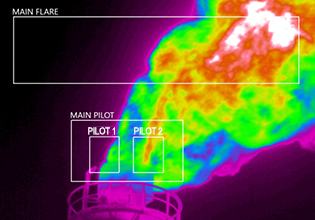
#> input picture fire_flare_image.png, 315 x 220 px, found by its file name
$ python Fire_flare_part1.py
#> lines starting #> are read from the running program, lines starting #| are printed output that depends on the picture; after the words box and inside, x2 and y2 are one past the last pixel; in counts of white or black regions, pixels touching at a corner belong together; long printed decimals are rounded
#===========================OTSU Automated Threshold==============================
import cv2
import numpy as np
import matplotlib.pyplot as plt
image_read = plt.imread("PROJECT-Fire_flare_Burning_Efficiency/fire_flare_image.png")
#> image_read is the input picture: shape (220, 315, 3) float32; mean R, G, B 0.365, 0.322, 0.238
image_read1 = image_read*255
heat_map = np.mean(image_read1,axis =2)
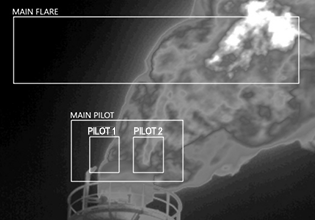
#> heat_map: shape (220, 315) float32; min 0, max 255, mean 78.7
heat_map_unit8 = heat_map.astype(np.uint8)
otsu_threshold,fire_mask = cv2.threshold(heat_map_unit8,0,255,cv2.THRESH_BINARY+cv2.THRESH_OTSU)
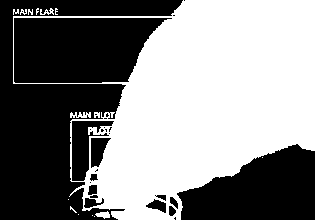
#> fire_mask: shape (220, 315); 52.1% white; 30 black regions (17 under 20 px), largest, box (x1, y1, x2, y2) and area: (0, 0, 183, 220) 15380, (14, 18, 172, 83) 8387, (177, 144, 315, 220) 7255
#> otsu_threshold = 76
fire_size = np.sum(fire_mask>0)
#> fire_size = 36137
total_pixel = heat_map.size
#> total_pixel = 69300
coverage_area = (fire_size/total_pixel)*100
#> coverage_area = 52.15
print("==============OTSU AUTOMATED RESULTS==============")
print(f"OTSU threshold is {otsu_threshold}")
#| OTSU threshold is 76.0
print(f"OTSU coverage area: {coverage_area}")
#| OTSU coverage area: 52.146
fig,(ax1,ax2) = plt.subplots(1,2,figsize=(10,5))
ax1.imshow(image_read)
ax1.set_title("1.Original Flame")
ax1.axis("off")
ax2.imshow(fire_mask)
ax2.set_title(F"2.OTSU isolated flame(Threshold:{otsu_threshold:.1f},Coverage Area:{coverage_area:.1f}%)")
ax2.axis("off")
plt.tight_layout()
plt.savefig("otsu_fire_flare_analysis.png",dpi=300,bbox_inches ="tight")
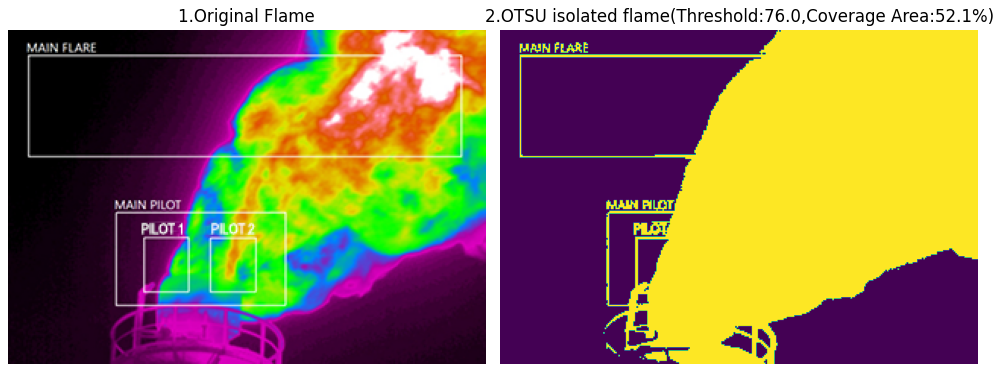
#> figure drawn by matplotlib, 2 panels
plt.show()
